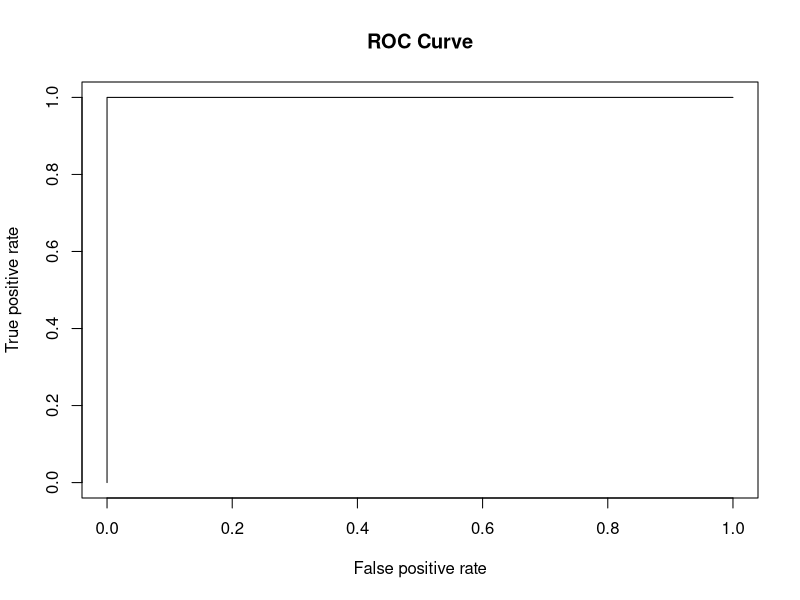

Write the R code that produced this figure.
# Random Forest classifier example


# 1) preparation ---------------
# we need the following packages
#   1. magrittr enable one style of writing R code. For why I use that style,  
#        please refer to https://r4ds.had.co.nz/pipes.html#piping-alternatives
#   2. dplyr: manipulate data frame
#   3. randomForest: build random forest model
#   4. ROCR: ROC analysis
#   5. GGally: plot correlation between features

# specify needed packages
cran_pkg <- c('magrittr', 'dplyr', 'randomForest', 'ROCR', 'GGally')
# install packages which doesn’t exist in your system 
#   (`.packages(T)` will list all existing packages in the system.)
lapply(cran_pkg, function(x) {if (!(x %in% .packages(T))) install.packages(x)})

# To avoid conflict of function name, in the following code, 
#   I prefer `pkg::fun()` instead of `library(pkg)`.
library(magrittr)

# Before we start, let set the random seed to make our results reproducible:
set.seed(0)


# 2) Generate/Read a data set -------------
# We use one of R’s built-in data set, `iris`, Edgar Anderson’s Iris Data set.
# The original data set contains observations for four features 
#   (sepal length and width, and petal length and width — all in cm) of 
#   150 flowers of three species (each 50).
# To make things simple, here we only choose two species, 
#   `versicolor` and `virginica`.
# The frist line turn iris into a tibble, a modern reimagining of the data.frame.
# The second line select rows whose species is not setosa, 
#   so only versicolor and virginica are left.
# The third line drops factor level of Species variable, 
#   randomForest::randomForest() would complain if you don’t do this. 
#   (This is a little technical, the orignial Species contains three levels, 
#   setosa, versicolor and virginica. Although we remove all setosa values, 
#   the setosa level still exists, and now this level contains no values, 
#   that would cause randomForest::randomForest() to fail. 
#   After we call factor(), Species only contains two levels, 
#   both do have values.)
df <- iris %>% 
    dplyr::filter(Species != 'setosa') %>%
    dplyr::mutate(Species = factor(Species))

# Let’s have a look at our data (only part of it is shown):
df %>% {dplyr::bind_rows(head(., 3), tail(., 3))}


# 3) Divide the data into training and test sets --------------
# Before we build the model, 
#   we need to divide the data set into training set and testing set. 
#   So we can train our model using data in training set, 
#   and evalute the model using data in testing set.
# Here we randomly assigns 80 percent samples to the training set, 
#   and the left 20 percent to the testing set.
# The following code seems a little complicated, 
#   and it require you to be familiar with the R language. 
# Anyway, I will try to use a simple example to explain the core idea:
#   - Image your data contains only 5 rows, then 80 percent is 5 * 0.8 = 4 
#       (here `nrow_training` is `4`). 
#   - Image you decide to choose the 1st, 2nd, 3rd and 5th rows for training 
#       (here `indexes` is `c(1, 2, 3, 5)`)
#   - Now `training` contains the 1st, 2nd, 3rd and 5th rows of `df` 
#       (`[indexes, ]` means to choose these rows)
#   - And `testing` contains the 4th row of `df` 
#       (`[-indexes, ]` means not to choose these rows, 
#       so only the 4th row is left)
nrow_training <- floor(nrow(df) * 0.8)  # Calculate the size of training sets
indexes <- sample(1:nrow(df), nrow_training)  # these rows will be select for training
training <- df[indexes, ] 
testing <- df[-indexes, ]


# 4) Build the model on training set -----------------
# Then we can build a random forest model.
# The code is fairly easy and straightforward:
#   - `Species` is the reponse variable
#   - `.` tells that all other variables are features
#   - `training` is the data to train the model
rf_classifier = randomForest::randomForest(Species ~ ., training)

# Let’s have a look at our model
rf_classifier


# 5) Evaluate the model on test set --------------------
# After we build the model, we can make prediction on the testing set:
# `predict()` needs two arguments, the model and a `data.frame` of features. 
#   (`-ncol(testing)` means to drop the last column, 
#   so `testing[, -ncol(testing)` only contains features)
predicted_value <- predict(rf_classifier, testing[, -ncol(testing)])

# we use `testing[[ncol(testing)]]` to get the last column, i.e, 
#   the real value of `Species` in the testing set
real_value <- testing[[ncol(testing)]]

# As you can see, `predicted_value` and `real_value` both contains 20 values, 
#   correspond to 20 rows of testing data. 
# Each value tells a row belongs which species, 
#   the former is the model’ precdiction, the latter is the real case.
predicted_value
real_value

# We can reformat the result to make it more clear:
tibble::tibble(predicted_value, real_value) %>% 
    tibble::add_column(correct = predicted_value == real_value) 
# You can summarise the result into a confusion matrix, 
#   and calculate sensitivity, specificity, accuracy, etc.


# 6) ROC ------------------------------
# Finally, let’s draw a ROC curve.
# for each row, 
#   we use the model to predict the probability of it belongs to each species
probability <- predict(rf_classifier, testing[, -ncol(testing)], type = 'prob')

# we flag the first level (`versicolor` here, notice the `[1]`) as `1`, 
#   the second level (`virginica` here) as `0`.
#   (`as.integer()` will convert `T` to `1`, `F` to `0`.)
label <- as.integer(testing[[5]] == colnames(probability)[1])

# we calculate the ROC statistics. 
#   `[ , 1]` chooses the first column, corresponds to the `[1]` above.
prediction <- ROCR::prediction(probability[ , 1], label)
 
# Plot the ROC using false positive rate (`'fpr'`) as x axis, 
#   true positive rate (`'tpr'`) as y axis.
prediction %>% 
    ROCR::performance('tpr', 'fpr') %>% 
    ROCR::plot(main = 'ROC Curve')

# Finally, we can cauculate the AUC
ROCR::performance(prediction, 'auc')@y.values[[1]]
